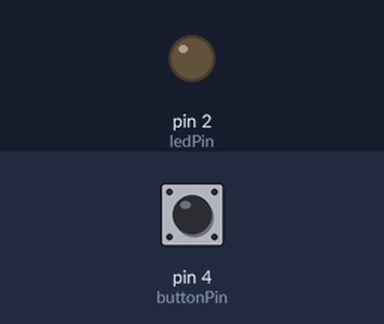
Recording of a sketch running on a simulated Arduino Uno, built with avr-gcc and run on an emulated ATmega328P. Parts: output pins drawn as LEDs (lit = HIGH). Dashed ring = blinking. Inputs (shaded band) come from the test bench; at power-on: pin 4 (buttonPin) LOW.

Above: at 1.2 s.
1.3 s: pin 4 (buttonPin) pulled HIGH for 3.2 s
At 5.1 s:
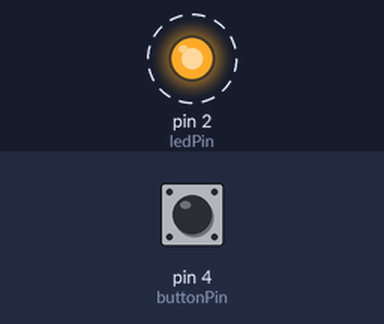
6.3 s: pin 4 (buttonPin) pulled HIGH for 0.15 s
At 7.9 s:
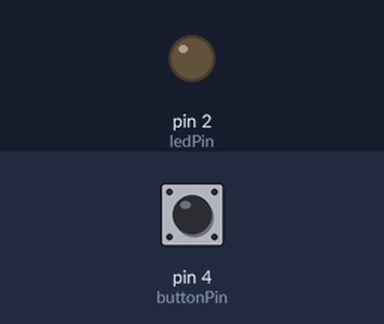
Timing chart, 0 to 9.4 s (numbered marks = the images above; inputs shaded):
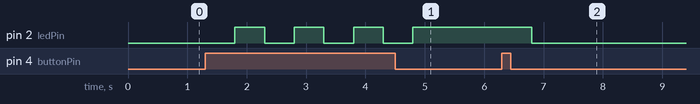

Measured:
- after the input at 1.3 s, pin 2 (ledPin): alternates HIGH for 0.50 s and LOW for 0.50 s, 7 changes in all, then stays HIGH, starting after 0.50 s
- after the input at 6.3 s, pin 2 (ledPin): HIGH → LOW after 0.50 s

The sketch:

sketch_led_button.ino
```cpp
// set pin numbers
const int ledPin = 2;
const int buttonPin = 4;

// buttonState
bool buttonState = false;
bool buttonCycle = false;

void setup() {
  Serial.begin(9600);
  pinMode(ledPin, OUTPUT);
  pinMode(buttonPin, INPUT);
}

void loop() {
  buttonState = digitalRead(buttonPin);

  if (buttonState == HIGH) {
    buttonCycle = !buttonCycle;
    delay(500);
  }

  if (buttonCycle == true) {
    digitalWrite(ledPin, HIGH);
  } else {
    digitalWrite(ledPin, LOW);
  }
}
```
